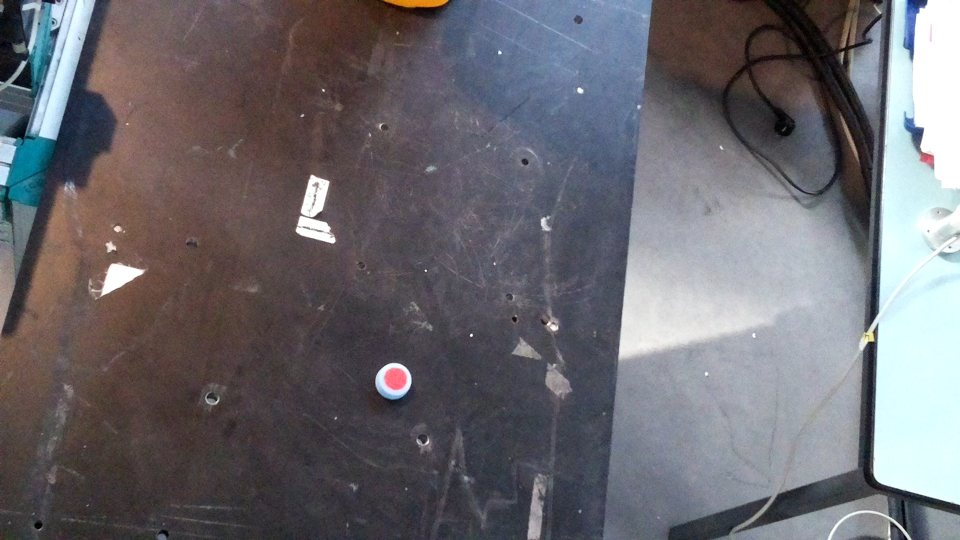
#> input picture imabouchon1.jpg, 1920 x 1080 px, found by its file name (shown at 1/2 size)
$ python homography.py
#> lines starting #> are read from the running program, lines starting #| are printed output that depends on the picture
import cv2
import numpy as np

image = cv2.imread("imabouchon1.jpg")
#> image is the input picture: shape (1080, 1920, 3); mean B, G, R 110.9, 105.4, 107.6

points_source = np.array([[991, 564], [655, 489], [593, 831], [949, 900]], dtype=np.float32)
# points_cibles = np.array([[167, 0], [0, 0], [0, 167], [167, 167]], dtype=np.float32) # Pour le rapport
points_cibles = np.array([[0, 0], [167, 0], [167, 167], [0, 167]], dtype=np.float32)

homography, _ = cv2.findHomography(points_source, points_cibles)

image_transforme = cv2.warpPerspective(image, homography, (168, 168))
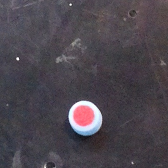
#> image_transforme: shape (168, 168, 3); mean B, G, R 78.2, 70.3, 76.4

cv2.imwrite("homo.png", image_transforme)
cv2.waitKey(0)
cv2.destroyAllWindows()
